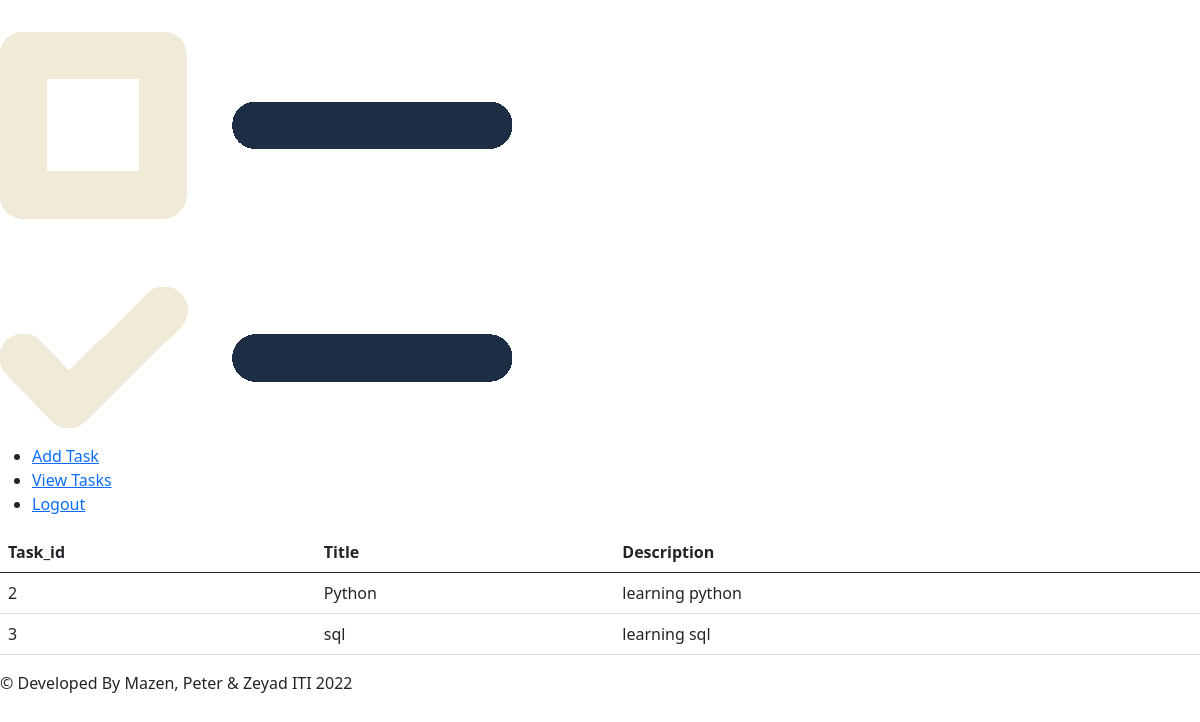
/viewTasks/ (signed in), run on an earlier commit of the app's database.
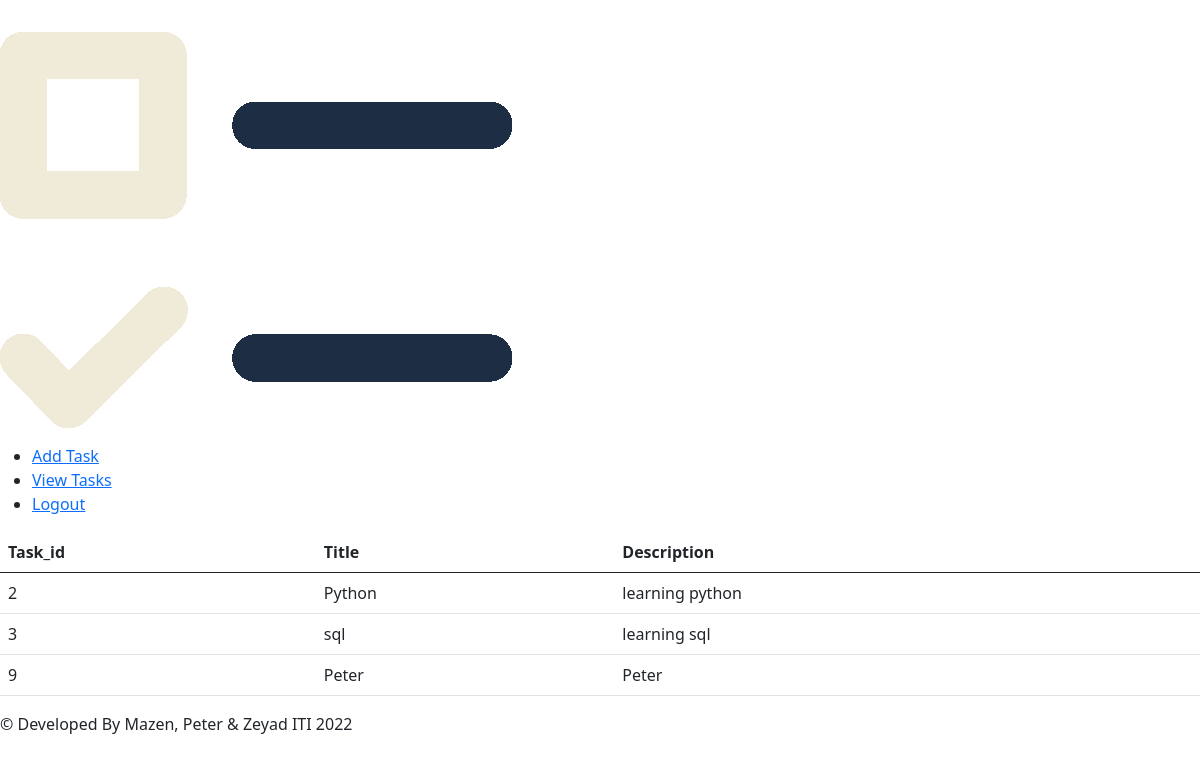
And on a later commit of the database.
### tables this page shows
CREATE TABLE "Task" (
                            Task_id INTEGER PRIMARY KEY AUTOINCREMENT,
                            Title   TEXT UNIQUE NOT NULL,
                            Describtion TEXT UNIQUE NOT NULL,
                            Status TEXT NOT NULL,
                            User_id INTEGER);

### app.py (the view)
@app.route("/viewTasks/", methods=['GET', 'POST'])
def viewTasks():
    User_id = session.pop('user_id')
    print(User_id)
    tasks = retreive_tasks(User_id)
    return render_template('viewTasks.html', tasks=tasks)

### app.py (called while the page is built)
@app.before_request
def before_request():
    g.user = None
    if 'user_id' in session:
        all_users = retreive_users()
        user = [x for x in all_users if x['User_id'] == session['user_id']][0]
        g.user = user

### db.py (called while the page is built)
def get_db():
    db = sqlite3.connect('TodoDB.sqlite',
                         detect_types=sqlite3.PARSE_DECLTYPES
                         )
    db.row_factory = sqlite3.Row
    return db

def retreive_users():
    connection = get_db().cursor()
    connection.execute("select * from User;")
    data = connection.fetchall()
    close_db(connection)
    return data

def retreive_tasks(id):
    connection = get_db().cursor()
    connection.execute(
        f"select Task_id,Title,Describtion from Task WHERE  User_id={id} ")
    data = connection.fetchall()
    close_db(connection)
    return data

### templates/viewTasks.html (shortened to what this page needs)
{% extends 'index-base.html' %}
{% block anchor %}
<a href="{{url_for('home')}}">
    <img src="../static/images/checklist.png" alt="ToDo Logo" class="logo">
</a>
{% endblock %}
{% block button1 %}
<li><a href="{{url_for('addTask')}}"> Add Task </a></li>
{% endblock %}
{% block button2 %}
<li><a href="{{url_for('viewTasks')}}"> View Tasks </a></li>
{% endblock %}
{% block button3 %}
<li><a href="{{url_for('index')}}"> Logout </a></li>
{% endblock %}
{% block content %}
<table class="table">
    <thead class="thead-dark">
        <tr>
            <th scope="col">Task_id</th>
            <th scope="col">Title</th>
            <th scope="col">Description</th>
        </tr>
    </thead>
    <tbody>
        {% for row in tasks %}
        <tr>
            <td>{{row.Task_id}}
            </td>
            <td>{{row.Title}}</td>
            <td> {{row.Describtion}}</td>
        </tr>
        {% endfor %}
    </tbody>
</table>
{% endblock %}

### templates/index-base.html (shortened to what this page needs)
<!DOCTYPE html>
<html lang="en">
<head>
    <link href="https://cdn.jsdelivr.net/npm/bootstrap@5.0.2/dist/css/bootstrap.min.css" rel="stylesheet"
>
</head>
<body>
    <nav>
        {% block anchor %}{% endblock %}
        <ul>
            {% block button1 %}{% endblock %}
            {% block button2 %}{% endblock %}
            {% block button3 %}{% endblock %}
        </ul>
    </nav>
    {% block content %}{% endblock %}
    <div class="footer">
        &copy; Developed By <span>Mazen, Peter & Zeyad</span> ITI 2022
    </div>
</body>
</html>

What changed in the data, as far as the page shows it:
added Task: Task_id "9", Title "Peter", Describtion "Peter"
